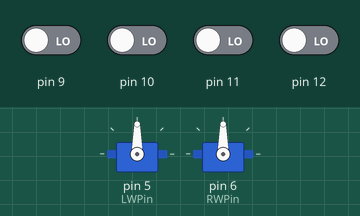
The sketch below on a simulated Arduino Uno, built with avr-gcc and run on an emulated ATmega328P. On the bench: 2 × servo. Inputs (shaded band) come from the test bench; at power-on: pin 9–12 LOW.

Above: at 1.2 s.
1.3 s: pin 9 driven HIGH
At 1.9 s:
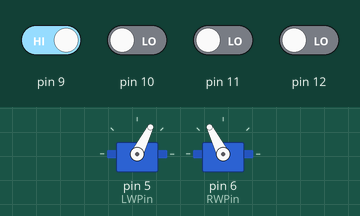
2.8 s: pin 11 driven HIGH and pin 12 driven HIGH
At 5.1 s:
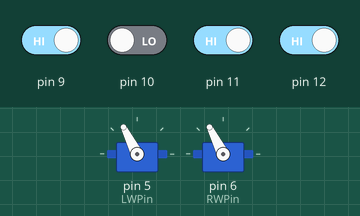
5.8 s: pin 10 driven HIGH
At 7.4 s:
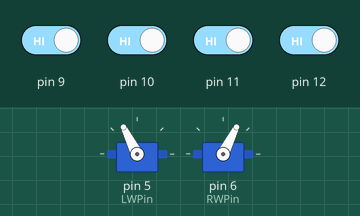
8.8 s: pin 10 driven LOW
At 11.6 s:
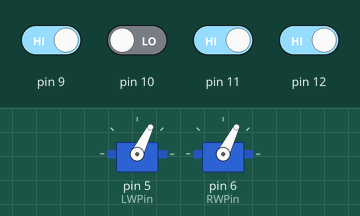
Timing chart, 0 to 12.8 s (numbered marks = the images above; inputs shaded):
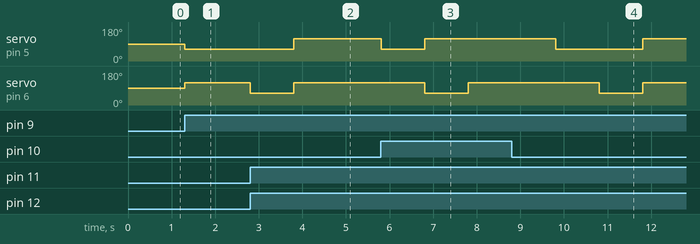

The sketch:

Cooler-Robot.ino
```cpp
//Ice Cooler Robot
//this is just the same robox parts hot glued to a ice-chest that's filled with drinks
//this particular robot uses this remote/receiver http://www.adafruit.com/products/1095 && http://www.adafruit.com/products/1097

//Wiring
//  pinMode(13,OUTPUT); // Connect VCC here
//  digitalWrite(13, HIGH); // Power module form pin 13
//  pinMode(12,INPUT);
//  pinMode(11,INPUT);
//  pinMode(10,INPUT);
//  pinMode( 9,INPUT);
//
// int LWPin = 5; //connect digital 5 to left-wheel pin
// int RWPin = 6; //right-wheel control pin


double ForwardSpeed = 30.0;
double RotateSpeed = 30.0;
double BackwardSpeed = 30.0;

#include <Servo.h>

Servo LeftWheel;  // create servo object to control a servo
Servo RightWheel;  // create servo object to control a servo

// Note: a maximum of eight servo objects can be created

int LWPin = 5; //left-wheel control pin (if they spin in reverse, one fix is to switch it so RWPin=5 and LWPin=6)
int RWPin = 6; //right-wheel control pin


void setup()
{
  LeftWheel.attach( LWPin );  //  Connects LeftWheel to the pin LWPin
  RightWheel.attach( RWPin );  // Connects another wheel to be controlled by the pin RWPin
  pinMode(13,OUTPUT);
  pinMode(12,INPUT);
  pinMode(11,INPUT);
  pinMode(10,INPUT);
  pinMode( 9,INPUT);

  digitalWrite(13,HIGH);
}


void loop()
{


     if ( digitalRead(9) == HIGH && digitalRead(10) == HIGH && digitalRead(11) == HIGH && digitalRead(12) == HIGH) {
        RotateLeft(2); //the argument of each directional command is the duration of movement in seconds
        Forward(1);
     }
     else if ( digitalRead(11) == HIGH && digitalRead(12) == HIGH) {
      RotateRight(1);
      RotateLeft(2);
      Forward(1);
      Backward(1);
     }
     //The Basic Controls
     else if ( digitalRead(9) == HIGH && digitalRead(10) == HIGH) {
      Stop(0.1);
     }
     else if ( digitalRead(9) == HIGH) {
       Forward(0.1);
     }
     else if ( digitalRead(10) == HIGH) {
       RotateLeft(0.1);
     }
     else if ( digitalRead(11) == HIGH) {
       Backward(0.1);
     }
     else if ( digitalRead(12) == HIGH) {
       RotateRight(0.1);
     }
     else {
      Stop(0.1);
     }
     //end basic controls

   //  Backward(4);
   //  RotateLeft(2);
   //  RotateRight(2);
   //  Stop(3);


}


//Robox Code

void Forward(double seconds)
{
    double speed = ForwardSpeed;

     attachServos(); //in case we disconnected them

     //The CRS thinks it is always at 90 degrees
     //if you tell it to go to 180 degrees it will go really fast clock-wise
     //0 degrees really quickly counterclockwise
     // 95 really slowly clockwise

    double leftspeed = (-speed/100.0*90.0 + 90) ;
    double rightspeed = (speed/100.0*90.0 + 90) ;  // translates it to servo-speak (servo input is from 0-180)

    LeftWheel.write( (int) leftspeed);
    RightWheel.write((int) rightspeed); // Right wheel is backwards

   //delay wants an integer number of milliseconds, we turn seconds to milliseconds
   //then we turn the result into an int
   delay((int) (seconds*1000));
}


void Backward ( double seconds)
{
    double speed = BackwardSpeed;

    attachServos(); //in case we disconnected them

    double leftspeed = (speed/100.0*90.0 + 90) ;
    double rightspeed = (-speed/100.0*90.0 + 90) ;  // translates it to servo-speak (servo input is from 0-180)

    LeftWheel.write( (int) leftspeed);
    RightWheel.write((int) rightspeed);

    delay((int) (seconds*1000));
}


void RotateLeft (double seconds)
{
    double speed = RotateSpeed;

    attachServos(); //in case we disconnected them

    double leftspeed = (speed/100.0*90.0 + 90) ;  // translates it to servo-speak (servo input is from 0-180)
    double rightspeed = (speed/100.0*90.0 + 90) ;  // translates it to servo-speak (servo input is from 0-180)

    LeftWheel.write((int) leftspeed);
    RightWheel.write((int) rightspeed);
    delay((int) (seconds*1000));
}

void RotateRight (double seconds)
{
    double speed = RotateSpeed;

    attachServos(); //in case we disconnected them

    double leftspeed =  (-speed/100.0*90.0 + 90) ;  // translates it to servo-speak (servo input is from 0-180)
    double rightspeed =  (-speed/100.0*90.0 + 90) ;  // translates it to servo-speak (servo input is from 0-180)

    LeftWheel.write((int) leftspeed);
    RightWheel.write((int) rightspeed);

    delay((int) (seconds*1000));
}


void Stop( double seconds)
{
  LeftWheel.detach();  //to stop the motors, we have the Arduino stop sending signals entirely
  RightWheel.detach();

  delay((int) (seconds*1000));
}


void attachServos()
{
   LeftWheel.attach(LWPin);
   RightWheel.attach(RWPin);
}
```

Measured:
- after the input at 1.3 s, servo on pin 5 (LWPin): 90° → 63° at once; servo on pin 6 (RWPin): 90° → 117° at once
- after the input at 2.8 s, servo on pin 5 (LWPin): 63° → 117° after 1.0 s; servo on pin 6 (RWPin): 117° → 63° at once, → 117° 1.0 s later
- after the input at 5.8 s, servo on pin 5 (LWPin): goes on until 6.8 s, then stays 117°
- after the input at 8.8 s, servo on pin 6 (RWPin): 117° → 63° after 2.0 s, → 117° 1.0 s later
